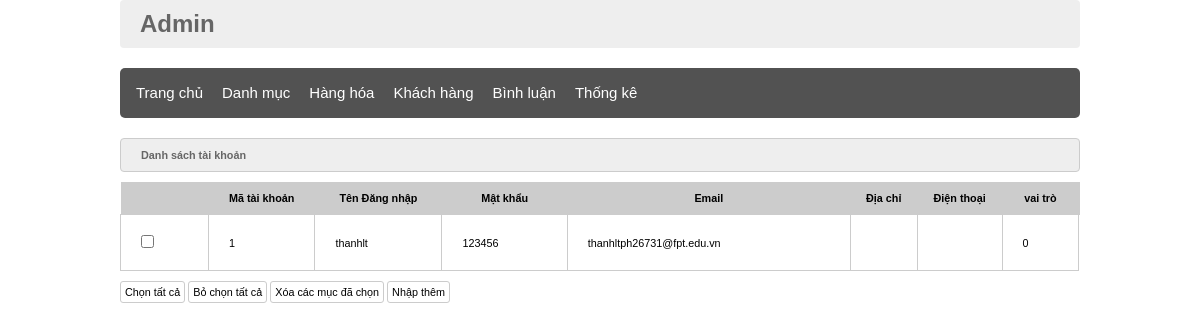
Screenshot of /ASM_lamdnph20475/admin/index.php?act=dskh with the database file from the repository.
### tables this page shows
CREATE TABLE `taikhoan` (
  `id` int(10) NOT NULL,
  `user` varchar(255) NOT NULL,
  `password` varchar(255) NOT NULL,
  `email` varchar(255) NOT NULL,
  `address` varchar(255) DEFAULT NULL,
  `tel` varchar(255) DEFAULT NULL,
  `role` tinyint(4) DEFAULT 0
);

### ASM_lamdnph20475/model/pdo.php (called while the page is built, shortened)
<?php
function pdo_get_connection()
{
    $dburl = "mysql:host=localhost;dbname=TKTW2024;charset=utf8";
    $username = 'root';
    $password = '';
    $conn = new PDO($dburl, $username, $password);
    $conn->setAttribute(PDO::ATTR_ERRMODE, PDO::ERRMODE_EXCEPTION);
    return $conn;
}
function pdo_query($sql)
{
    $sql_args = array_slice(func_get_args(), 1);
    try {
        $conn = pdo_get_connection();
        $stmt = $conn->prepare($sql);
        $stmt->execute($sql_args);
        $rows = $stmt->fetchAll();
        return $rows;
    } catch (PDOException $e) {
        throw $e;
    } finally {
        unset($conn);
    }
}

### ASM_lamdnph20475/model/taikhoan.php (called while the page is built, shortened)
<?php
function loadall_taikhoan()
{
    $sql = "select * from taikhoan order by id desc";
    $listtaikhoan = pdo_query($sql);
    return $listtaikhoan;
}

### ASM_lamdnph20475/admin/taikhoan/list.php (the view, shortened to what this page needs)
<div class="row">
    <div class="row formtitle">
        <h1>Danh sách tài khoản</h1>
    </div>
    <div class="row formcontent">
        <div class="row mb10 formdsloai">
            <table>
                <tr>
                    <th></th>
                    <th>Mã tài khoản</th>
                    <th>Tên Đăng nhập</th>
                    <th>Mật khẩu</th>
                    <th>Email</th>
                    <th>Địa chỉ</th>
                    <th>Điện thoại</th>
                    <th>vai trò</th>
                </tr>
                <?php
                foreach ($listtaikhoan as $taikhoan) {
                    extract($taikhoan);
                    echo
                    '<tr>
                        <td><input type="checkbox" name="" id=""></td>
                        <td>' . $id . '</td>
                        <td>' . $user . '</td>
                        <td>' . $password . '</td>
                        <td>' . $email . '</td>
                        <td>' . $address . '</td>
                        <td>' . $tel . '</td>
                        <td>' . $role . '</td>
                    </tr>';
                }
                ?>
            </table>
        </div>
        <div class="row mb10">
            <input type="button" value="Chọn tất cả">
            <input type="button" value="Bỏ chọn tất cả">
            <input type="button" value="Xóa các mục đã chọn">
            <a href="index.php?act=adddm"><input type="button" value="Nhập thêm"></a>
        </div>
    </div>
</div>

### ASM_lamdnph20475/view/css/style.css (style rules this page uses)
* { margin: 0; padding: 0; box-sizing: border-box; font-family: sans-serif; font-size: 0.9vw; }
.row { float: left; width: 100%; }
.mb10 { margin-bottom: 10px; }
.form-acc input[type="submit"], .formcontent input[type="submit"], .formcontent input[type="reset"], .formcontent input[type="button"], .form_submit input[type="submit"], .form_dk_acc input[type="submit"], .form_dk_acc input[type="reset"], .addcart { border: 1px #ccc solid; border-radius: 3px; padding: 4px; background-color: #fff; }
.formtitle { background-color: #eee; border: 1px #ccc solid; color: #666; border-radius: 4px; padding: 10px 20px; margin-bottom: 10px; }
.formdsloai table { width: 100%; border-collapse: collapse; }
.formdsloai th { background-color: #ccc; padding: 10px 0; }
.formdsloai td { padding: 20px; border: 1px #ccc solid; }

### rows the page displays
taikhoan: id "1", user "thanhlt", password "123456", email "thanhltph26731@fpt.edu.vn", role "0"
